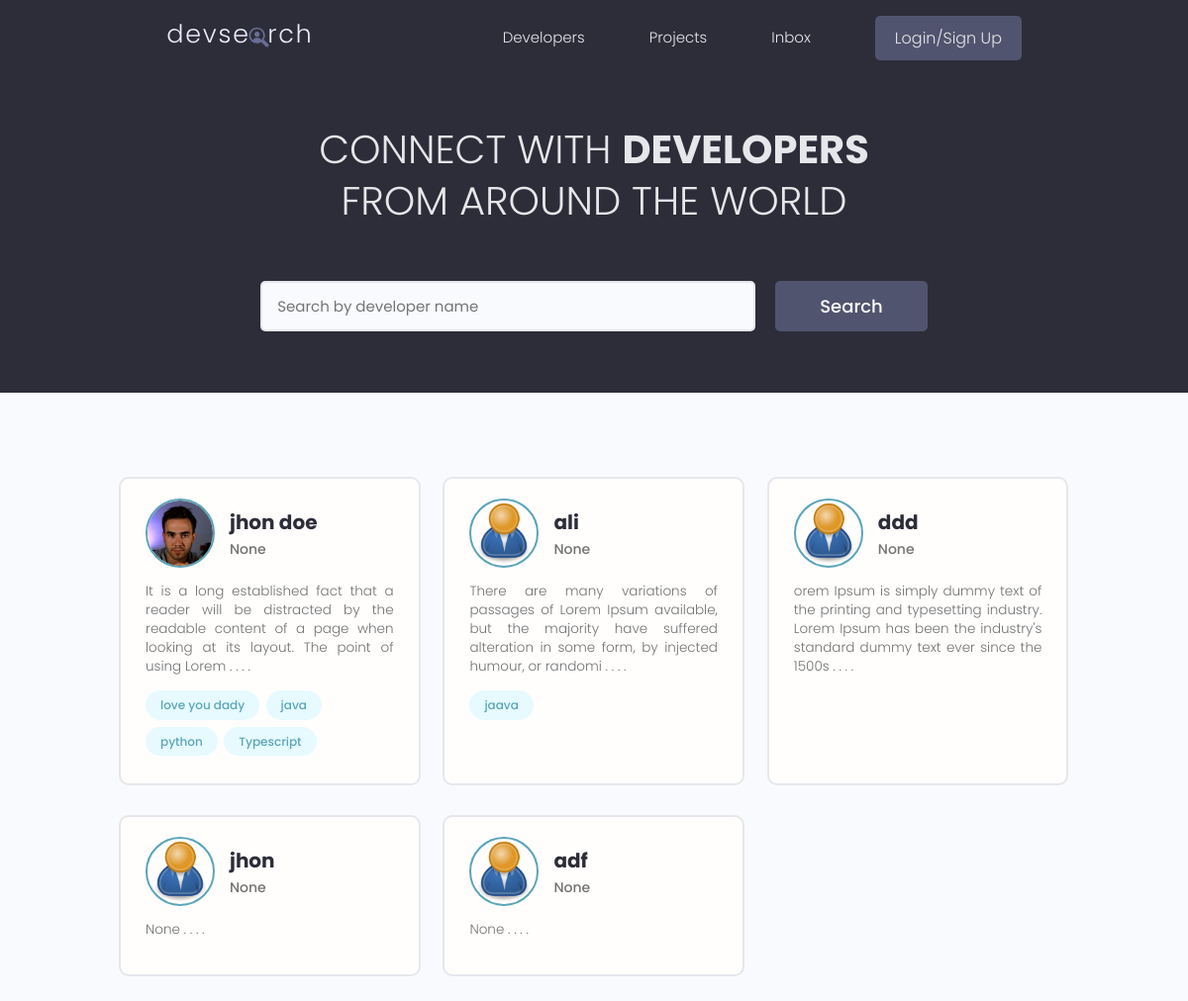
The page / on the database its author committed.
### users/models.py (models this page shows, shortened)
class Profile(models.Model):
      user = models.OneToOneField(User, on_delete=models.CASCADE,
            null=True, blank=True)
      name = models.CharField(max_length=200, blank=True, null=True)
      email = models.EmailField(max_length=500, blank=True,null=True)
      username =models.CharField(max_length=200, blank=True, null=True)
      location = models.CharField(max_length=200, blank=True, null=True)
      short_intro = models.CharField(max_length=200, blank=True, null=True)
      bio = models.TextField(blank=True, null=True)
      profile_image = models.ImageField(blank=True,null=True,
            default='user-default.png', upload_to='profiles/')
      social_github  = models.CharField(max_length=200, blank=True, null=True)
      social_twitter = models.CharField(max_length=200, blank=True, null=True)
      social_linkdin = models.CharField(max_length=200, blank=True, null=True)
      social_youtube = models.CharField(max_length=200, blank=True, null=True)
      social_website = models.CharField(max_length=200, blank=True, null=True)
      created = models.DateTimeField(auto_now_add=True)
      id = models.UUIDField(default=uuid.uuid4 ,
                  unique=True , primary_key=True , editable=False )

class Skill(models.Model):
      owner = models.ForeignKey(Profile,on_delete=models.CASCADE,
                  null=True, blank=True)
      name = models.CharField(max_length=100 , null=True, blank=True)
      description = models.TextField(max_length=1000 , null=True, blank=True)
      created = models.DateTimeField(auto_now_add=True)
      id = models.UUIDField(unique=True,
                  default=uuid.uuid4,primary_key=True,editable=False)
      def __str__(self):
            return str(self.name)

### users/views.py (the view)
# urls.py: path('', views.profiles , name='profiles'),
def profiles(request):
      profiles = Profile.objects.all()
      if request.user:
            rm = request.user.username
            profiles = profiles.exclude(name=rm)
      context = {'profiles':profiles }
      return render(request, 'users/profiles.html',context)

### users/templates/users/profiles.html (shortened to what this page needs)
{% extends "base.html" %}
{% load static %}
{% block content %}
  <main class="home">
      <section class="hero-section text-center">
        <div class="container container--narrow">
          <div class="hero-section__box">
            <h2>CONNECT WITH <span>DEVELOPERS</span></h2>
            <h2>FROM AROUND THE WORLD</h2>
          </div>
          <div class="hero-section__search">
            <form class="form" action="#" method="get">
              <div class="form__field">
                <input class="input input--text" id="formInput#search" type="text" name="text"
                  placeholder="Search by developer name" />
              </div>
              <input class="btn btn--sub btn--lg" type="submit" value="Search" />
            </form>
          </div>
        </div>
      </section>
      <section class="devlist">
        <div class="container">
          <div class="grid grid--three">
            {% for profile in profiles %}
            <div class="column card">
              <div class="dev">
                <a href="{% url 'user-profile' profile.id %}" class="card__body">
                  <div class="dev__profile">
                    <img class="avatar avatar--md" src="{{ profile.profile_image.url }}" alt="image" />
                    <div class="dev__meta">
                      <h3>{{ profile.name }}</h3>
                      <h5>{{profile.short_intro|slice:'100'}}</h5>
                    </div>
                  </div>
                  <p class="dev__info">
                        {{ profile.bio|slice:'150' }} . . . .
                  </p>
                  <div class="dev__skills">
                  {% for skill in profile.skill_set.all|slice:'5' %}
                    <span class="tag tag--pill tag--main">
                      <small>{{skill}}</small>
                    </span>
                  {%endfor%}
                  </div>
                </a>
              </div>
            </div>
            {% endfor %}
          </div>
        </div>
      </section>
    </main>
{% endblock content %}

### static/styles/app.css (style rules this page uses)
:root { --color-sub: #2d2d39; }
.btn--sub { background-color: var(--color-sub-light); }
.card { border: 2px solid var(--color-light); }
img { width: 100%; }
.hero-section { height: 40vh; display: flex; align-items: center; background-color: var(--color-sub); }
.hero-section__box { margin-bottom: 4rem; }
.hero-section__box > h2, .hero-section__box > h2 > span { font-size: 4rem; color: var(--color-light); line-height: 1.3; text-transform: uppercase; }
.hero-section__box > h2 { font-weight: 300; }
.hero-section__box > h2 > span { font-weight: 700; }
.hero-section__search > .form { display: flex; align-items: center; justify-content: center; gap: 2rem; }
.hero-section__search > .form input.input--text { width: 50rem; }
.devlist { margin-top: 8rem; }
.devlist .grid { align-items: stretch; }
.devlist .dev .dev__profile { display: flex; align-items: center; gap: 1.5rem; }
.devlist .dev .dev__meta h3 { color: var(--color-sub); font-size: 2rem; font-weight: 700; }
.devlist .dev .dev__meta h5 { color: var(--color-text); font-size: 1.4rem; font-weight: 500; }
.devlist .dev .dev__info { margin: 1.5rem 0; font-size: 1.35rem; line-height: 1.4; text-align: justify; }

### static/uikit/styles/modules/_variables.css (style rules this page uses)
:root { --color-main: #5aa5b9; --color-main-light: #e6faff; --color-sub: #3f4156; --color-sub-light: #51546e; --color-sub-lighter: #ededfd; --color-text: #737373; --color-gray: #8b8b8b; --color-light: #e5e7eb; --color-light-gray: #767676; --color-bg: #f8fafd; --color-white: #fffefd; --color-white-light: #f3f3f3; --color-success: #359e64; --color-success-bg: #def8e8; --color-error: #fc4b0b; --color-error-bg: #fff2ee; --font-base: 'Poppins', arial, helvetica, 'Segoe UI', roboto, ubuntu, sans-serif; --font-monospace: 'Fira Code', 'Courier New', courier, monospace; --font-regular: 300; --font-medium: 500; --font-bold: 700; --generic-shadow: 1px 1px 5px #00000010; --generic-transition: all 0.3s ease-in-out; }

### static/uikit/styles/modules/_base.css (style rules this page uses)
* { margin: 0; padding: 0; box-sizing: border-box; text-rendering: optimizeLegibility; color: inherit; font-size: inherit; }
html { font-size: 50%; }
@media only screen and (min-width: 480px) { html { font-size: 56.25%; } }
@media only screen and (min-width: 1200px) { html { font-size: 62.5%; } }
body { line-height: 1.6; font-weight: 400; font-size: 1.5rem; color: var(--color-text); background-color: var(--color-bg); min-height: 100vh; }

### static/uikit/styles/modules/_typography.css (style rules this page uses)
* { font-family: var(--font-base); }
h2 { font-size: 3.6rem; font-weight: var(--font-bold); }
h3 { font-size: 3.2rem; font-weight: var(--font-medium); }
h5 { font-size: 2.4rem; font-weight: var(--font-medium); }
h5, h6 { font-weight: var(--font-regular); }
p, span, strong { font-size: 1.6rem; color: var(--color-text); font-weight: var(--font-regular); }
a { padding-bottom: 2px; text-decoration: none; display: inline-block; color: var(--color-main); font-weight: var(--font-medium); }

### static/uikit/styles/modules/_utilities.css (style rules this page uses)
.container { width: 92%; max-width: 165rem; margin: 0 auto; box-sizing: border-box; }
.container--narrow { width: 92%; max-width: 120rem; }
@media screen and (min-width: 1000px) { .container { width: 90%; } }
@media screen and (min-width: 1000px) { .container--narrow { width: 85%; } }
@media screen and (min-width: 1200px) { .container { width: 80%; } }
@media screen and (min-width: 1200px) { .container--narrow { width: 72%; } }
.text-center { text-align: center; }

### static/uikit/styles/modules/_avatar.css (style rules this page uses)
.avatar { border-radius: 50%; border: 2px solid var(--color-main); object-fit: cover; }
.avatar--md { height: 7rem; width: 7rem; }

### static/uikit/styles/modules/_button.css (style rules this page uses)
.btn { display: inline-block; position: relative; cursor: pointer; background-color: var(--color-light); font-weight: var(--font-medium); color: var(--color-sub); text-decoration: none; padding: 1rem 2rem; border-radius: 0.5rem; border: none; width: -webkit-fit-content; width: -moz-fit-content; width: fit-content; height: -webkit-fit-content; height: -moz-fit-content; height: fit-content; font-size: 1.6rem; outline-width: 0; outline-color: transparent; -webkit-backface-visibility: hidden; backface-visibility: hidden; transition: all 0.3s ease-in-out; }
.btn--sub { background-color: var(--color-sub); color: var(--color-white); }
.btn--lg { font-size: 1.8rem; padding: 1.2rem 4.5rem; }

### static/uikit/styles/modules/_card.css (style rules this page uses)
.card { border-radius: 1rem; background-color: var(--color-white); border: 1.5px solid var(--color-light); width: auto; height: auto; margin-top: 0.5rem; margin-bottom: 0.5rem; overflow: hidden; }
.card__body, .card__header { padding: 2rem 2.5rem; }

### rows shown on the page
Profile: profile_image (picture), name "jhon doe", short_intro "None", bio "It is a long established fact that a reader will be distracted by the readable content of a page when looking at its layout. The point of using Lorem"
Skill: name "love you dady"
Skill: name "java"
Skill: name "python"
Skill: name "Typescript"
Profile: profile_image (placeholder picture), name "ali", short_intro "None", bio "There are many variations of passages of Lorem Ipsum available, but the majority have suffered alteration in some form, by injected humour, or randomi"
Skill: name "jaava"
Profile: profile_image (placeholder picture), name "ddd", short_intro "None", bio "orem Ipsum is simply dummy text of the printing and typesetting industry. Lorem Ipsum has been the industry's standard dummy text ever since the 1500s"
Profile: profile_image (placeholder picture), name "jhon", short_intro "None", bio "None"
Profile: profile_image (placeholder picture), name "adf", short_intro "None", bio "None"
